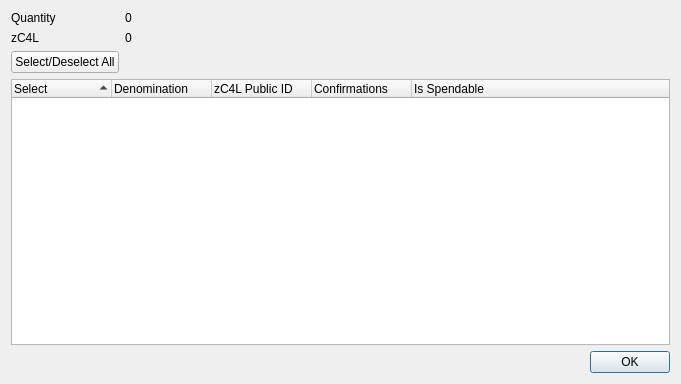
<?xml version="1.0" encoding="UTF-8"?>
<ui version="4.0">
 <class>ZCrypto4LikeControlDialog</class>
 <widget class="QDialog" name="ZCrypto4LikeControlDialog">
  <property name="geometry">
   <rect>
    <x>0</x>
    <y>0</y>
    <width>681</width>
    <height>384</height>
   </rect>
  </property>
  <property name="minimumSize">
   <size>
    <width>681</width>
    <height>384</height>
   </size>
  </property>
  <property name="windowTitle">
   <string>Select zC4L to Spend</string>
  </property>
  <layout class="QGridLayout" name="gridLayout">
   <item row="0" column="0">
    <layout class="QFormLayout" name="formLayout">
     <property name="sizeConstraint">
      <enum>QLayout::SetDefaultConstraint</enum>
     </property>
     <item row="0" column="0">
      <widget class="QLabel" name="labelQuantity">
       <property name="text">
        <string>Quantity</string>
       </property>
      </widget>
     </item>
     <item row="0" column="1">
      <widget class="QLabel" name="labelQuantity_int">
       <property name="text">
        <string>0</string>
       </property>
      </widget>
     </item>
     <item row="1" column="0">
      <widget class="QLabel" name="labelZCrypto4Like">
       <property name="text">
        <string>zC4L</string>
       </property>
      </widget>
     </item>
     <item row="1" column="1">
      <widget class="QLabel" name="labelZCrypto4Like_int">
       <property name="text">
        <string>0</string>
       </property>
      </widget>
     </item>
     <item row="2" column="0">
      <widget class="QPushButton" name="pushButtonAll">
       <property name="text">
        <string>Select/Deselect All</string>
       </property>
      </widget>
     </item>
    </layout>
   </item>
   <item row="1" column="0">
    <layout class="QVBoxLayout" name="verticalLayout">
     <item>
      <widget class="QTreeWidget" name="treeWidget">
       <property name="minimumSize">
        <size>
         <width>0</width>
         <height>250</height>
        </size>
       </property>
       <property name="alternatingRowColors">
        <bool>true</bool>
       </property>
       <property name="sortingEnabled">
        <bool>true</bool>
       </property>
       <property name="columnCount">
        <number>5</number>
       </property>
       <attribute name="headerDefaultSectionSize">
        <number>100</number>
       </attribute>
       <column>
        <property name="text">
         <string notr="true">Select</string>
        </property>
       </column>
       <column>
        <property name="text">
         <string notr="true">Denomination</string>
        </property>
       </column>
       <column>
        <property name="text">
         <string notr="true">zC4L Public ID</string>
        </property>
       </column>
       <column>
        <property name="text">
         <string notr="true">Confirmations</string>
        </property>
       </column>
       <column>
        <property name="text">
         <string>Is Spendable</string>
        </property>
       </column>
      </widget>
     </item>
     <item>
      <widget class="QDialogButtonBox" name="buttonBox">
       <property name="orientation">
        <enum>Qt::Horizontal</enum>
       </property>
       <property name="standardButtons">
        <set>QDialogButtonBox::Ok</set>
       </property>
      </widget>
     </item>
    </layout>
   </item>
  </layout>
 </widget>
 <resources/>
 <connections>
  <connection>
   <sender>buttonBox</sender>
   <signal>accepted()</signal>
   <receiver>ZCrypto4LikeControlDialog</receiver>
   <slot>accept()</slot>
   <hints>
    <hint type="sourcelabel">
     <x>248</x>
     <y>254</y>
    </hint>
    <hint type="destinationlabel">
     <x>157</x>
     <y>274</y>
    </hint>
   </hints>
  </connection>
  <connection>
   <sender>buttonBox</sender>
   <signal>rejected()</signal>
   <receiver>ZCrypto4LikeControlDialog</receiver>
   <slot>reject()</slot>
   <hints>
    <hint type="sourcelabel">
     <x>316</x>
     <y>260</y>
    </hint>
    <hint type="destinationlabel">
     <x>286</x>
     <y>274</y>
    </hint>
   </hints>
  </connection>
 </connections>
</ui>
